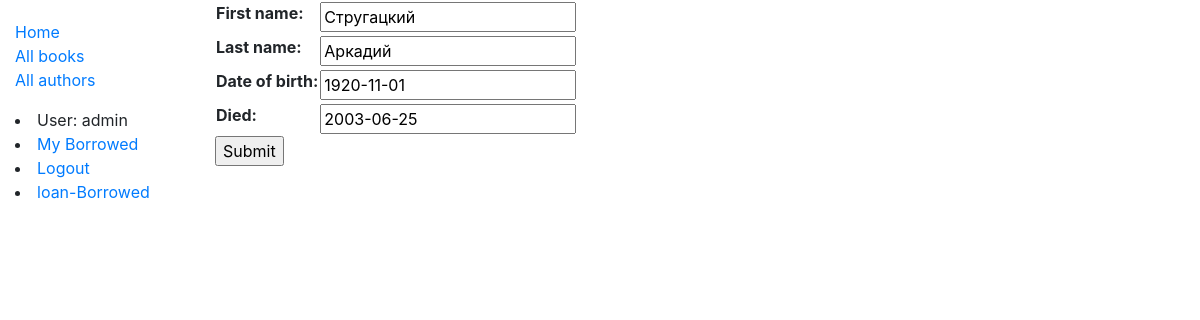
Before: /catalog/author/4/update/ (signed in) with the older database file.
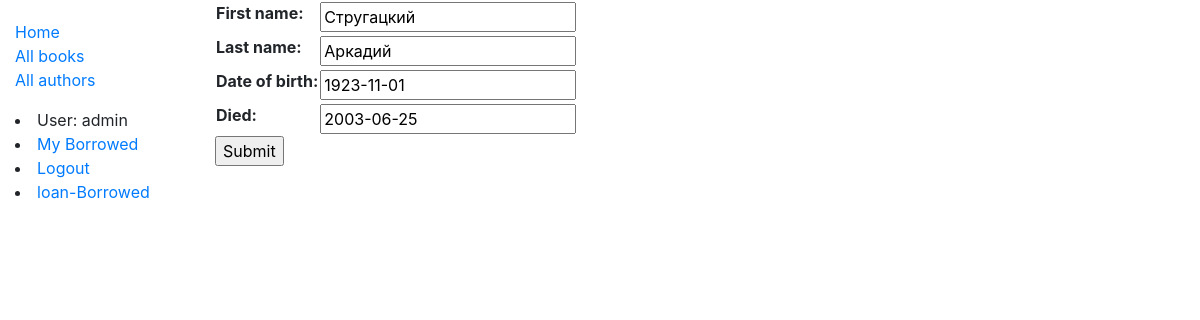
After: the same page with the newer database file.
### catalog/models.py (models this page shows, shortened)
class Author(models.Model):
    first_name = models.CharField(max_length=100)
    last_name = models.CharField(max_length=100)
    date_of_birth = models.DateField(null=True, blank=True)
    date_of_death = models.DateField('Died', null=True, blank=True)
    class Meta:
        ordering = ['last_name', 'first_name']

### catalog/views.py (the view)
# urls.py: path('author/<int:pk>/update/', views.AuthorUpdate.as_view(), name='author_update'),
class AuthorUpdate(UpdateView):
    model = Author
    fields = ['first_name', 'last_name', 'date_of_birth', 'date_of_death']

### catalog/templates/catalog/author_form.html (shortened to what this page needs)
{% extends "base_generic.html" %}
{% block content %}
<form action="" method="post">
    <table>
    {{ form.as_table }}
    </table>
    <input type="submit" value="Submit" />
</form>
{% endblock %}

Changed rows visible on the page:
changed Author "Стругацкий": date_of_birth "1920-11-01" → "1923-11-01"
